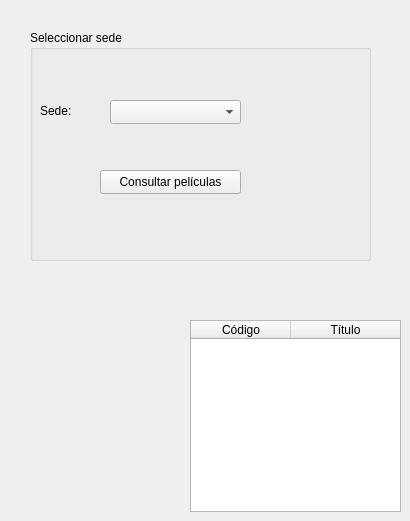
          <widget class="QWidget" name="tab_19">
           <attribute name="title">
            <string>Películas por sede</string>
           </attribute>
           <widget class="QGroupBox" name="grpConsultaPeliculasSedeAdmin">
            <property name="geometry">
             <rect>
              <x>30</x>
              <y>30</y>
              <width>341</width>
              <height>231</height>
             </rect>
            </property>
            <property name="title">
             <string>Seleccionar sede</string>
            </property>
            <widget class="QPushButton" name="btnConsultarPeliculasSede">
             <property name="geometry">
              <rect>
               <x>70</x>
               <y>140</y>
               <width>141</width>
               <height>24</height>
              </rect>
             </property>
             <property name="text">
              <string>Consultar películas</string>
             </property>
            </widget>
            <widget class="QLabel" name="lblSedePeliculasAdmin">
             <property name="geometry">
              <rect>
               <x>10</x>
               <y>70</y>
               <width>51</width>
               <height>21</height>
              </rect>
             </property>
             <property name="text">
              <string>Sede:</string>
             </property>
            </widget>
            <widget class="QComboBox" name="cmbSedePeliculasAdmin">
             <property name="geometry">
              <rect>
               <x>80</x>
               <y>70</y>
               <width>131</width>
               <height>24</height>
              </rect>
             </property>
            </widget>
           </widget>
           <widget class="QTableWidget" name="tblPeliculasSedeAdmin">
            <property name="geometry">
             <rect>
              <x>190</x>
              <y>320</y>
              <width>211</width>
              <height>192</height>
             </rect>
            </property>
            <property name="editTriggers">
             <set>QAbstractItemView::EditTrigger::NoEditTriggers</set>
            </property>
            <property name="selectionMode">
             <enum>QAbstractItemView::SelectionMode::SingleSelection</enum>
            </property>
            <property name="selectionBehavior">
             <enum>QAbstractItemView::SelectionBehavior::SelectRows</enum>
            </property>
            <property name="columnCount">
             <number>2</number>
            </property>
            <attribute name="horizontalHeaderStretchLastSection">
             <bool>true</bool>
            </attribute>
            <column>
             <property name="text">
              <string>Código</string>
             </property>
            </column>
            <column>
             <property name="text">
              <string>Título</string>
             </property>
            </column>
           </widget>
          </widget>
